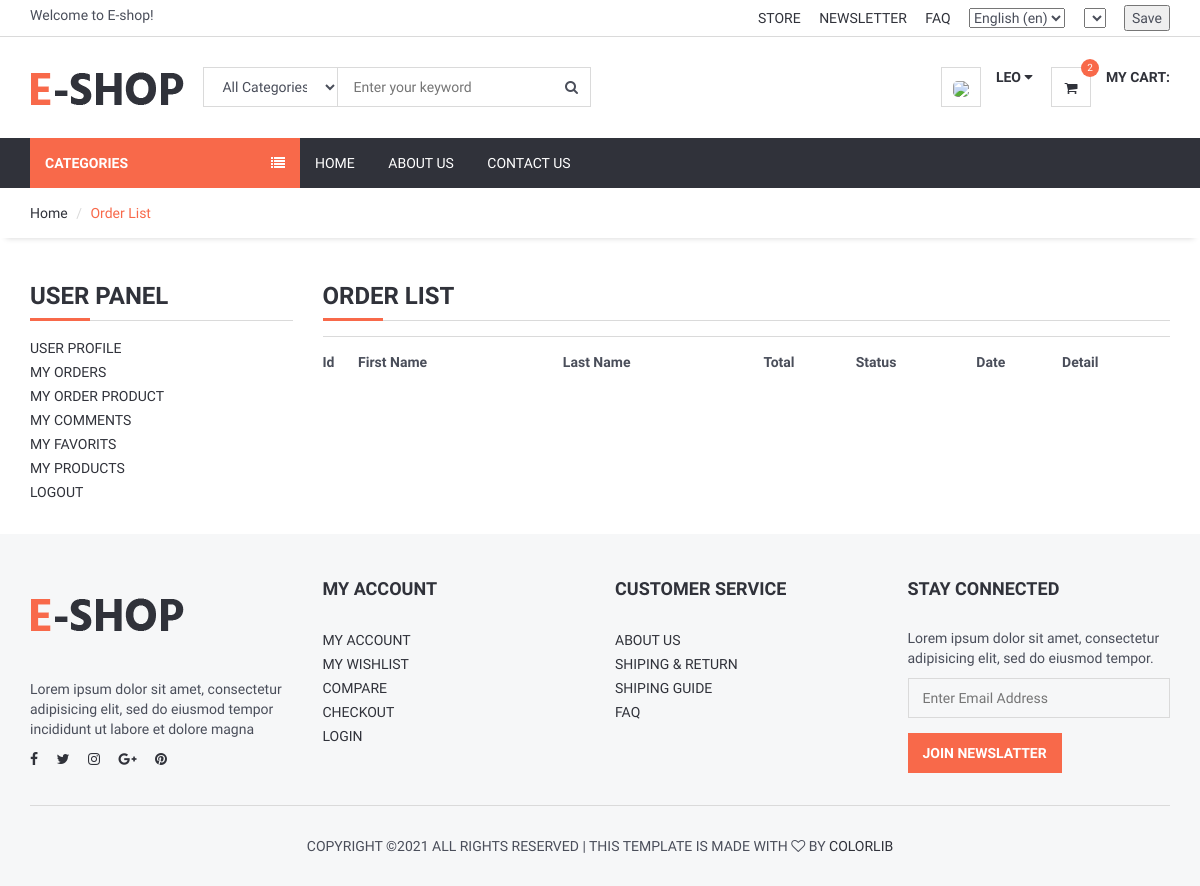
The app's page /user/orders/ (signed in), older data.
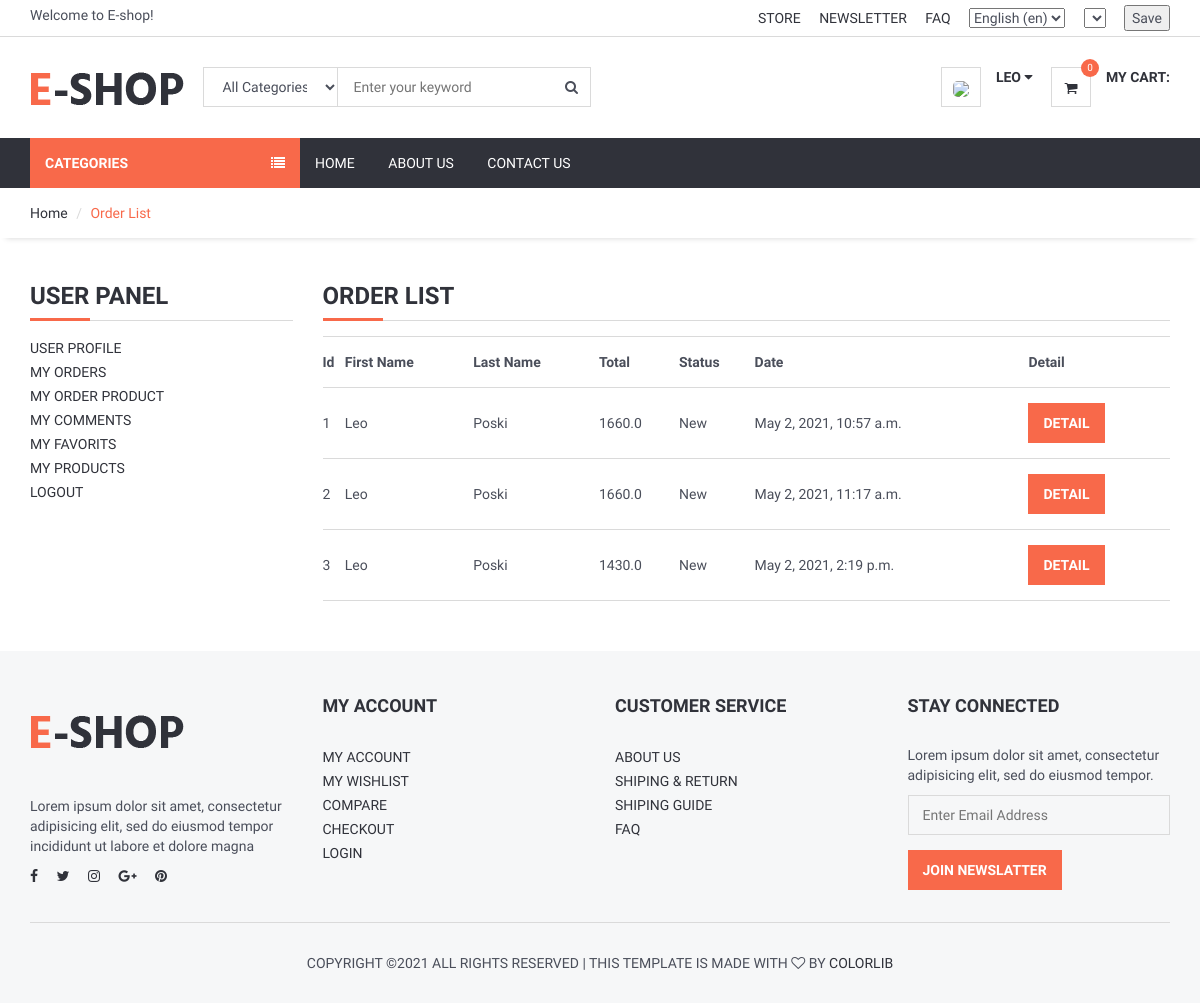
The same page, newer data.
### order/models.py (models this page shows, shortened)
class Order(models.Model):
    STATUS = (
        ('New', 'New'),
        ('Accepted', 'Accepted'),
        ('Preaparing', 'Preaparing'),
        ('OnShipping', 'OnShipping'),
        ('Completed', 'Completed'),
        ('Canceled', 'Canceled'),
    )
    user = models.ForeignKey(User, on_delete=models.SET_NULL, null=True)
    code = models.CharField(max_length=5, editable=False)
    first_name = models.CharField(max_length=10)
    last_name = models.CharField(max_length=10)
    phone = models.CharField(blank=True, max_length=20)
    address = models.CharField(blank=True, max_length=150)
    city = models.CharField(blank=True, max_length=20)
    country = models.CharField(blank=True, max_length=20)
    total = models.FloatField()
    status = models.CharField(max_length=10, choices=STATUS, default='New')
    ip = models.CharField(blank=True, max_length=20)
    adminnote = models.CharField(blank=True, max_length=100)
    create_at = models.DateTimeField(auto_now_add=True)
    update_at = models.DateTimeField(auto_now=True)

### user/views.py (the view)
# urls.py: path('orders/', views.user_orders, name='user_orders'),
@login_required(login_url='/login') # Check login
def user_orders(request):
    current_user = request.user
    orders=Order.objects.filter(user_id=current_user.id)
    context = {#'category': category,
               'orders': orders,
               }
    return render(request, 'user_orders.html', context)

### home/templatetags/myapptags.py (called while the page is built)
@register.simple_tag
def shopcartcount(userid):
    count = ShopCart.objects.filter(user_id=userid).count()
    return count

### user/templates/user_orders.html (shortened to what this page needs)
{% extends 'homebase.html' %}
{% block sidebar %} {% include 'sidebar.html' %} {% endblock %}
{% block body %}
    <div id="breadcrumb">
        <div class="container">
            <ul class="breadcrumb">
                <li><a href="/">Home</a></li>
                <li class="active">Order List</li>
            </ul>
        </div>
    </div>
    <div class="section">
        <div class="container">
            <div class="row">
                <div class="col-md-3">
                    {% include "user_panel.html" %}
                </div>
                <div class="col-md-9">
                    <div class="order-summary clearfix">
                        <div class="section-title">
                            <h3 class="title">Order List</h3>
                        </div>
                        <table class="shopping-cart-table table">
                            <tr>
                                <th class="text-left">Id </th>
                                <th class="text-left">First Name </th>
                                <th class="text-left">Last Name </th>
                                <th class="text-left">Total </th>
                                <th class="text-left">Status </th>
                                <th class="text-left">Date </th>
                                <th class="text-left">Detail </th>
                            </tr>
                            {% for rs in orders %}
                                <tr>
                                    <td class="text-left">{{ rs.id}} </td>
                                    <td class="text-left">{{ rs.first_name}} </td>
                                    <td class="text-left">{{ rs.last_name}} </td>
                                    <td class="text-left">{{ rs.total}} </td>
                                    <td class="text-left">{{ rs.status}} </td>
                                    <td class="text-left">{{ rs.create_at}} </td>
                                    <td class="text-left"><a class="primary-btn" href="/user/orderdetail/{{ rs.id }}"> Detail </a></td>
                                </tr>
                            {% endfor %}
                        </table>
                    </div>
                </div>
            </div>
        </div>
    </div>
{% endblock %}

### home/templates/header.html (shortened to what the changed rows need)
{% load static %}
{% load i18n %}
{% load currency %}
<header>
    <div id="header">
        <div class="container">
            <div class="pull-right" >
                <ul class="header-btns">
                    <li class="header-cart dropdown default-dropdown">
                        <a href="{% url 'shopcart'%}" >
                            <div class="header-btns-icon">
                                <i class="fa fa-shopping-cart"></i>
                                {% load myapptags %}
                                {% shopcartcount user.id as count %}
                                <span class="qty">{{ count }}</span>
                            </div>
                            <br>
                        </a>
                    </li>
                </ul>
            </div>
        </div>
    </div>
</header>

Row changes from the older to the newer data that the page shows:
added Order: id "1", first_name "Leo", last_name "Poski", total "1660.0", status "New", create_at "May 2, 2021, 10:57 a.m."
added Order: id "2", first_name "Leo", last_name "Poski", total "1660.0", status "New", create_at "May 2, 2021, 11:17 a.m."
added Order: id "3", first_name "Leo", last_name "Poski", total "1430.0", status "New", create_at "May 2, 2021, 2:19 p.m."
Text that changed along with them:
{{ count }}: "2" → "0"
